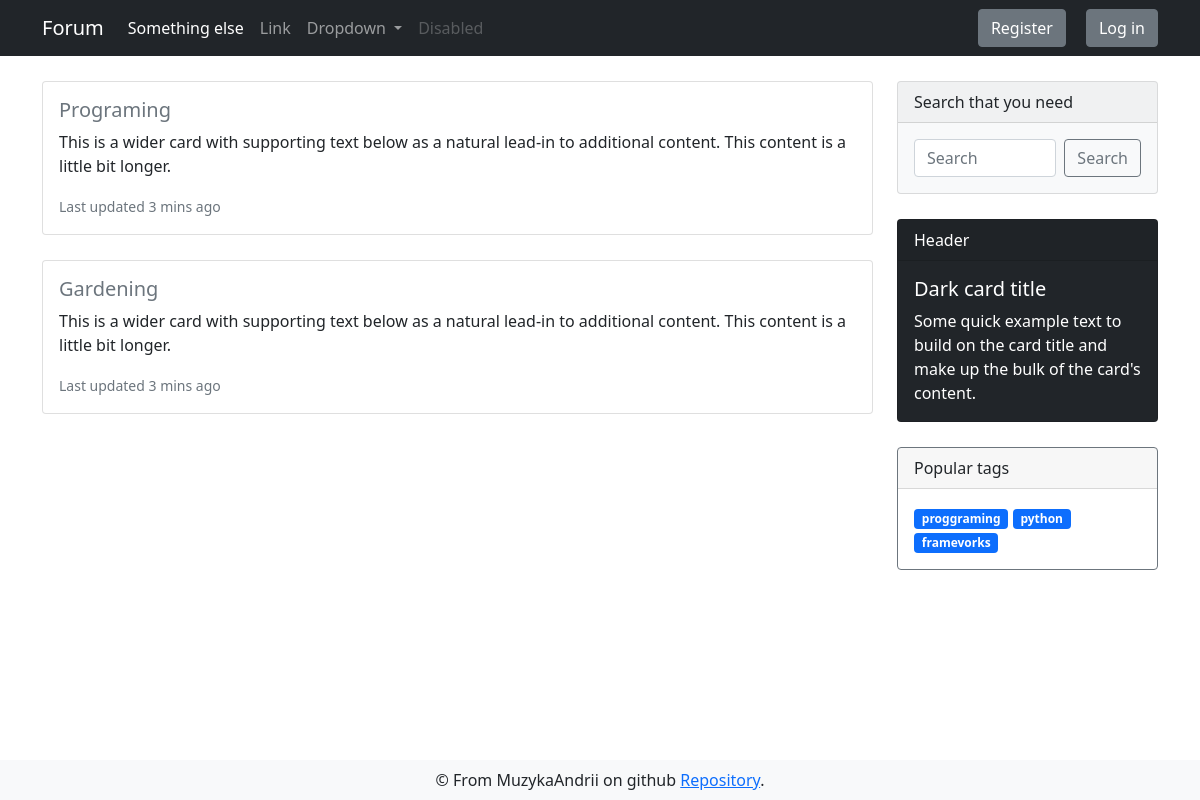
Before: / with the older database file.
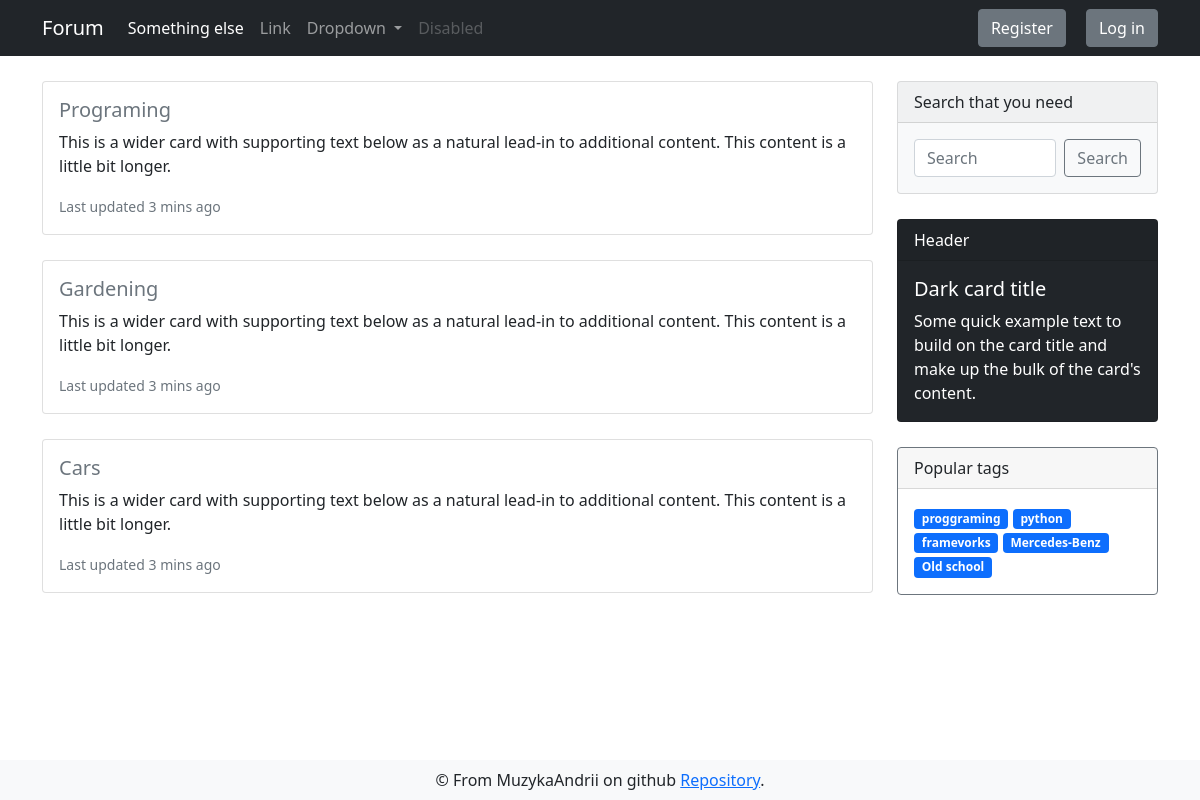
After: the same page with the newer database file.
### app/models.py (models this page shows, shortened)
class DbMixin(object):
    def save(self):
        db.session.add(self)
        db.session.commit()

class Section(DbMixin, db.Model):
    id = db.Column(db.Integer, primary_key = True, autoincrement=True)
    name = db.Column(db.String(50), unique=True, nullable=False)
    slug = db.Column(db.String(100), unique=True, nullable=False)
    themes = db.relationship('Theme', backref='parent_section', lazy='dynamic')
    tags = db.relationship('Tag', backref='parent_section', lazy='dynamic')

class Tag(DbMixin, db.Model):
    id = db.Column(db.Integer, primary_key = True, autoincrement=True)
    name = db.Column(db.String(50), unique=True, nullable=False)
    section_id = db.Column(db.Integer, db.ForeignKey('section.id'), nullable=False)

### app/views.py (the view)
@app.route('/')
def index():
    sections = Section.query.limit(7).all()
    tags = Tag.query.limit(25).all()
    return render_template('main_page.html', sections=sections, tags=tags)

### app/templates/main_page.html
{% extends "base.html" %}
{% block content %}
<div class="container">
    <div class="row">
        <div class="sections col-md-9">
            {% for section in sections %}
            <div class="card d-flex">
                <div class="card-body">
                    <h5 class="card-title"><a class="link-secondary" href="{{ url_for('themes_index', section_slug=section.slug) }}">{{ section.name }}</a></h5>
                    <p class="card-text">This is a wider card with supporting text below as a natural lead-in to
                        additional
                        content. This content is a little bit longer.</p>
                    <p class="card-text"><small class="text-muted">Last updated 3 mins ago</small></p>
                </div>
            </div>
            {% endfor %}
        </div>
        <div class="sidebar col-md-3">
            <div class="card text-dark bg-light mb-3" style="max-width: 18rem;">
                <div class="card-header">Search that you need</div>
                <div class="card-body d-flex">
                    <input class="form-control me-2" type="search" placeholder="Search" aria-label="Search">
                    <button class="btn btn-outline-secondary" type="submit">Search</button>
                </div>
            </div>
            <div class="card text-white bg-dark mb-3" style="max-width: 18rem;">
                <div class="card-header">Header</div>
                <div class="card-body">
                    <h5 class="card-title">Dark card title</h5>
                    <p class="card-text">Some quick example text to build on the card title and make up the bulk of the
                        card's content.</p>
                </div>
            </div>
            <div class="card border-secondary mb-3" style="max-width: 18rem;">
                <div class="card-header">Popular tags</div>
                <div class="card-body text-secondary">
                    {% for tag in tags %}
                        <a class="tag badge bg-primary">{{ tag.name }}</a>
                    {% endfor %}
                </div>
            </div>
        </div>
    </div>
</div>
{% endblock %}

### app/templates/base.html (shortened to what this page needs)
<!doctype html>
<html>
<head>
  {% block head %}
  <link href="https://cdn.jsdelivr.net/npm/bootstrap@5.0.0/dist/css/bootstrap.min.css" rel="stylesheet"
>
  <link rel="stylesheet" type="text/css" href="{{ url_for('static',filename='css/style.css') }}">
  {% endblock %}
</head>
<body>
  <nav class="navbar navbar-expand-lg navbar-dark bg-dark">
    <div class="container">
      <a class="navbar-brand" href="{{ url_for('index') }}">Forum</a>
      <div class="collapse navbar-collapse" id="navbarSupportedContent">
        <ul class="navbar-nav me-auto mb-2 mb-lg-0">
          <li class="nav-item">
            <a class="nav-link active" aria-current="page" href="">Something else</a>
          </li>
          <li class="nav-item">
            <a class="nav-link" href="#">Link</a>
          </li>
          <li class="nav-item dropdown">
            <a class="nav-link dropdown-toggle" href="#" id="navbarDropdown" role="button" data-bs-toggle="dropdown"
              aria-expanded="false">
              Dropdown
            </a>
          </li>
          <li class="nav-item">
            <a class="nav-link disabled" href="#" tabindex="-1" aria-disabled="true">Disabled</a>
          </li>
        </ul>
        <form class="d-flex">
          {% if current_user.is_anonymous %}
          <a href="{{ url_for('auth.register') }}" type="button" class="btn login-btn btn-secondary">Register</a>
          <a href="{{ url_for('auth.login') }}" type="button" class="btn btn-secondary">Log in</a>
          {% else %}
          <a href="{{ url_for('auth.logout') }}" type="button" class="btn btn-secondary">Logout</a>
          <a href="" type="button" class="btn btn-light">Profile</a>
          {% endif %}
        </form>
      </div>
    </div>
  </nav>
  {% block content %}
  {% endblock %}
  {% block footer %}
  <footer class="navbar fixed-bottom navbar-light bg-light">
    <div class="container" style="justify-content: space-around;">
      <div class="footer-content">
        &copy; From MuzykaAndrii on github
        <a href="https://github.com/MuzykaAndrii/modern-flask-forum">Repository</a>.</div>
    </div>
  </footer>
  {% endblock %}
</body>
</html>

### app/static/css/style.css (style rules this page uses)
.login-btn { margin-right: 20px; }
.card { margin: 25px 0; }
.link-secondary { text-decoration: none; }
.tag { text-decoration: none; }

Changed rows visible on the page:
added Section: name "Cars"
added Tag: name "Mercedes-Benz"
added Tag: name "Old school"
